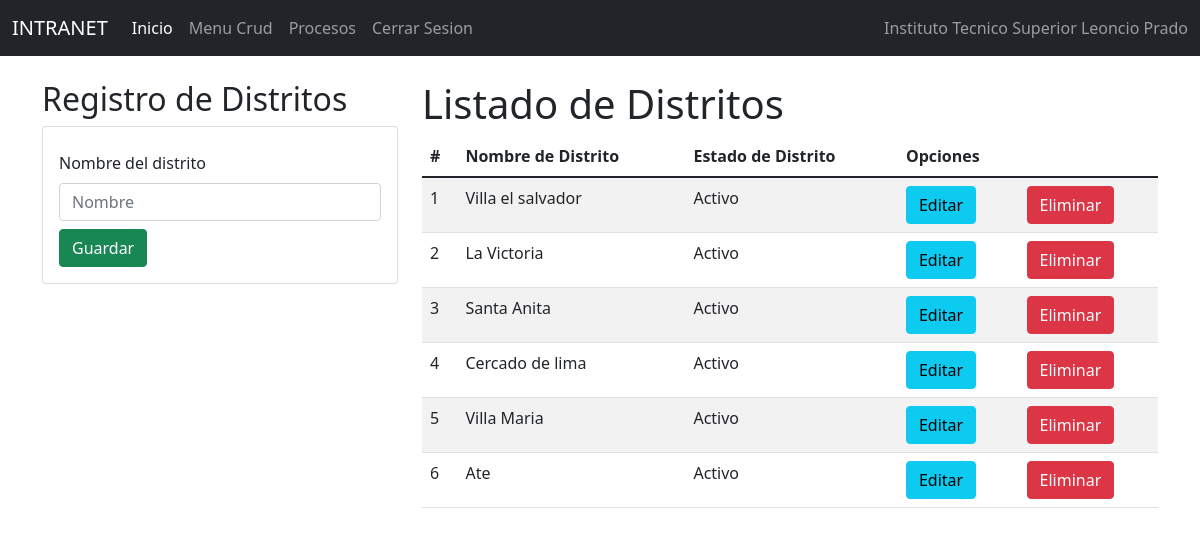
/inddis/, run on the app's committed database.
### Notas/models.py (models this page shows)
class Distrito(models.Model):
    id=models.IntegerField(primary_key=True)
    nomdis=models.CharField(max_length=50)
    estdis=models.IntegerField()

### Notas/views.py (the view)
# urls.py: path('inddis/', inddis),
def inddis (request):
    distrito = Distrito.objects.all()
    return render(request, 'CRUDS/Distrito/gestiondistrito.html', {"distrito": distrito })

### Notas/Templates/CRUDS/Distrito/gestiondistrito.html (shortened to what this page needs)
{% extends "../../base.html" %}
{% block body %}
<div class="row">
    <div class="col-sm-12 col-md-6 col-lg-4 col-xl-4 ">
        <h2>Registro de Distritos</h2>
        <div class="card">
            <div class="card-body">
                    <form action="/registardistrito/" method="POST" enctype="multipart/form-data">  {% csrf_token %}
                        <div class="form-group my-2">
                            <label for="txtnomdis" class="form-label">Nombre del distrito</label>
                            <input type="text" id="txtnomdis" name="txtnomdis" class="form-control" placeholder="Nombre" minlength="1" maxlength="20" required>
                        </div>
                        <div class="form-group">
                            <button type="submit" class="btn btn-success btn-block text-white">Guardar</button>
                        </div>
                    </form>
            </div>
        </div>
    </div>
    <div class="col-sm-12 col-md-6 col-lg-8 col-xl-8 ">
        <div class="table-responsive">
            <h1>Listado de Distritos</h1>
            <table class="table table-striped">
                <thead>
                    <tr>
                        <th>#</th>
                        <th>Nombre de Distrito</th>
                        <th>Estado de Distrito</th>
                        <th class="2">Opciones</th>
                    </tr>
                </thead>
                <tbody>
                    {% for c in distrito %}
                    <tr>
                        <td>{{forloop.counter}}</td>
                        <td>{{c.nomdis}}</td>
                        <td>Activo</td>
                        <td><a href="/ediciondistrito/{{c.id}}"  class="btn btn-info">Editar</a></td>
                        <td><a href="/eliminardistrito/{{c.id}}" class="btn btn-danger btnEliminacion">Eliminar</a></td>
                    </tr>
                    {% endfor %}
                </tbody>
            </table>
        </div>
    </div>
</div>
{% endblock %}

### data on the page
Distrito: nomdis "Villa el salvador"
Distrito: nomdis "La Victoria"
Distrito: nomdis "Santa Anita"
Distrito: nomdis "Cercado de lima"
Distrito: nomdis "Villa Maria"
Distrito: nomdis "Ate"
